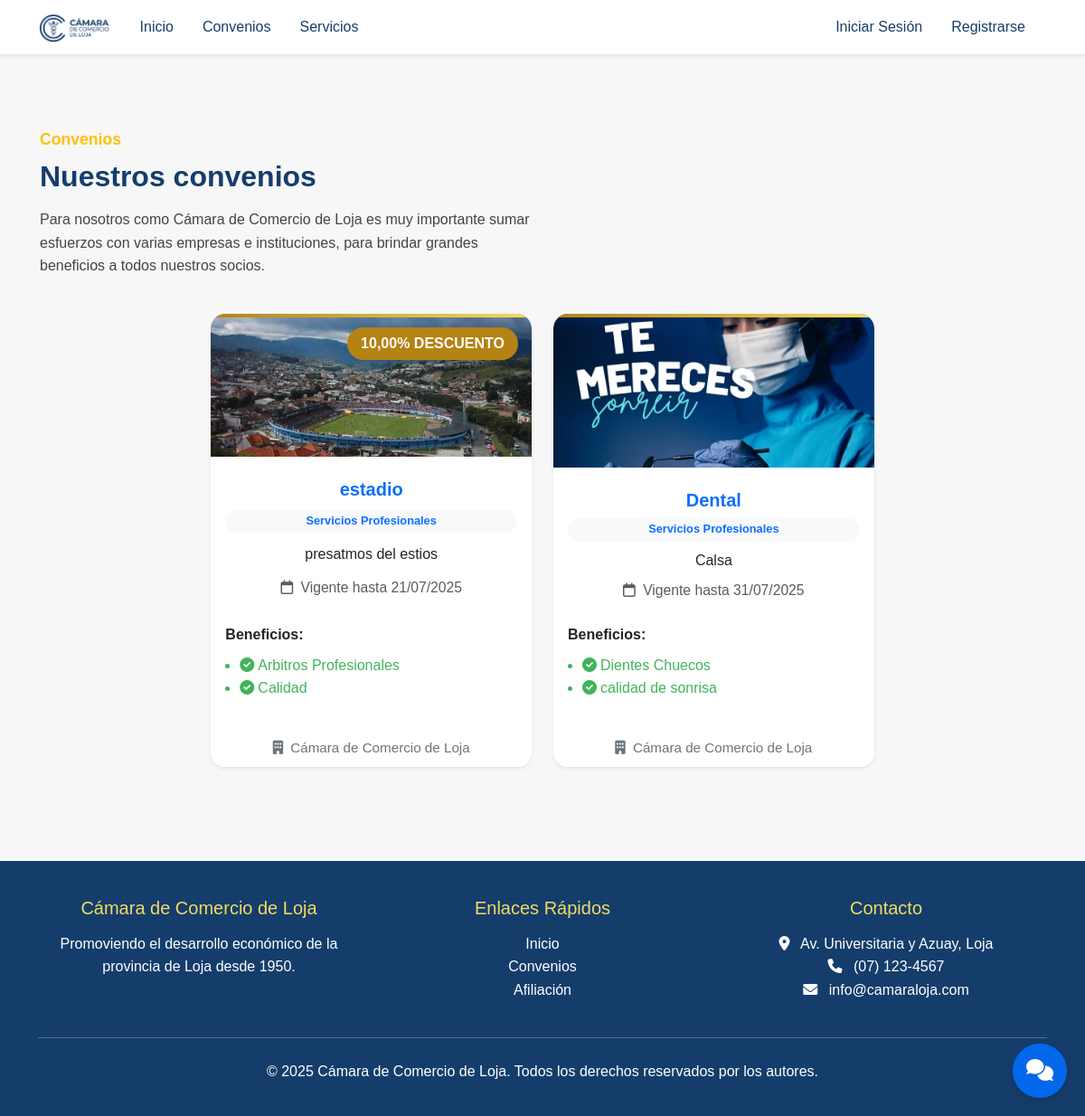
/convenios/, run on an earlier commit of the app's database.
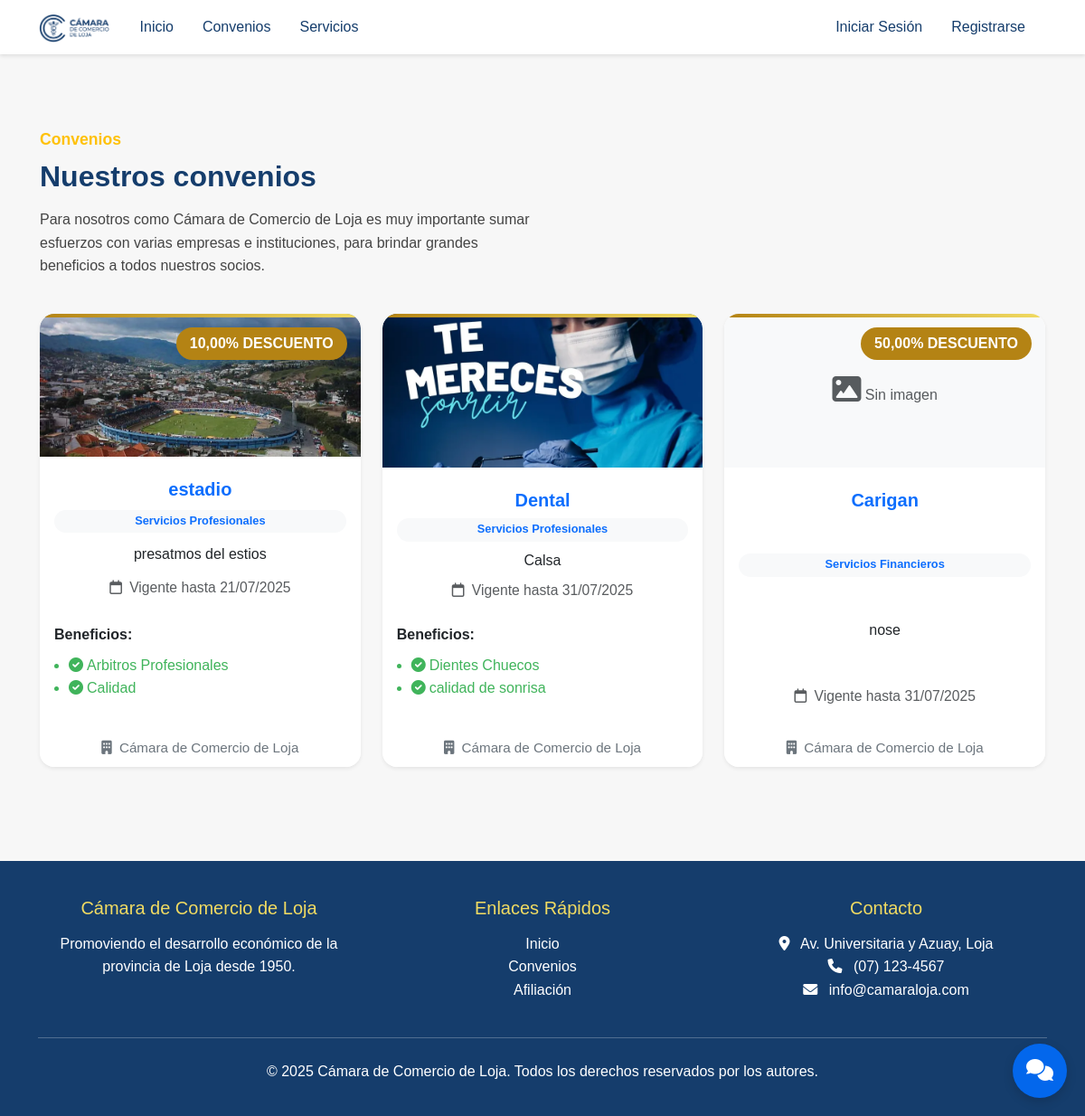
And on a later commit of the database.
### camara/models.py (models this page shows, shortened)
class Convenio(models.Model):
    CATEGORIA_CHOICES = [
        ('financieros', 'Servicios Financieros'),
        ('turismo', 'Turismo y Hotelería'),
        ('profesionales', 'Servicios Profesionales'),
        ('graficos', 'Servicios Gráficos'),
    ]
    nombre = models.CharField(max_length=255)
    descripcion = models.TextField(null=True, blank=True)
    imagen = models.ImageField(upload_to='convenios/', null=True, blank=True)
    fecha_fin = models.DateField(null=True, blank=True)
    categoria = models.CharField(
        max_length=20,
        choices=CATEGORIA_CHOICES,
        default='financieros'
    )
    tiene_descuento = models.BooleanField(default=False)  # Nuevo campo
    porcentaje_descuento = models.DecimalField(max_digits=5, decimal_places=2, null=True, blank=True)  # Nuevo campo

class Beneficio(models.Model):
    convenio = models.ForeignKey(Convenio, on_delete=models.SET_NULL, null=True)
    descripcion = models.TextField(null=True, blank=True)

### camara/views.py (the view)
# urls.py: path('convenios/', views.convenios, name='convenios'),
def convenios(request):
    convenios = Convenio.objects.all()
    return render(request, 'vista_publica/convenios.html', {'convenios': convenios})

### camara/template/vista_publica/convenios.html (shortened to what this page needs)
{% extends "master.html" %}
{% load static %}
{% block content %}
<div class="container mt-5">
    <div class="row align-items-center mb-4">
        <div class="col-md-6">
            <span class="convenios-subtitulo">Convenios</span>
            <h2 class="convenios-titulo mt-2">Nuestros convenios</h2>
            <p class="convenios-descripcion mt-3">
                Para nosotros como Cámara de Comercio de Loja es muy importante sumar esfuerzos con varias empresas e
                instituciones, para brindar grandes beneficios a todos nuestros socios.
            </p>
        </div>
    </div>
    <div class="row justify-content-center">
        {% for convenio in convenios %}
        <div class="col-md-4 mb-4 d-flex align-items-stretch">
            <div class="card shadow-sm h-100 w-100 border-0 rounded-4 card-convenio position-relative">
                {% if convenio.imagen %}
                <img src="{{ convenio.imagen.url }}" alt="{{ convenio.nombre }}" class="card-img-top rounded-top-4"
                    style="max-height:170px;object-fit:cover;">
                {% else %}
                <div class="card-img-top bg-light d-flex align-items-center justify-content-center rounded-top-4"
                    style="height:170px;">
                    <span class="text-muted"><i class="fas fa-image fa-2x"></i> Sin imagen</span>
                </div>
                {% endif %}
                {% if convenio.tiene_descuento and convenio.porcentaje_descuento %}
                <span class="discount-badge">{{ convenio.porcentaje_descuento }}% DESCUENTO</span>
                {% endif %}
                <div class="card-body text-center d-flex flex-column justify-content-between">
                    <h5 class="card-title mt-2 fw-bold text-primary">{{ convenio.nombre }}</h5>
                    <span class="badge bg-light text-primary mb-2">
                        {{ convenio.get_categoria_display }}
                    </span>
                    <p class="card-text mb-2">{{ convenio.descripcion }}</p>
                    {% if convenio.fecha_fin %}
                    <div class="text-muted mb-2" style="font-size:0.98em;">
                        <i class="fa-regular fa-calendar me-1"></i>
                        Vigente hasta {{ convenio.fecha_fin|date:"d/m/Y" }}
                    </div>
                    {% endif %}
                    {% with beneficios=convenio.beneficio_set.all %}
                    {% if beneficios %}
                    <div class="mt-3 text-start">
                        <strong>Beneficios:</strong>
                        <ul class="ps-3" style="margin-top:8px;">
                            {% for beneficio in beneficios %}
                            <li style="color:#40b45b;">
                                <i class="fas fa-check-circle me-1"></i>{{ beneficio.descripcion }}
                            </li>
                            {% endfor %}
                        </ul>
                    </div>
                    {% endif %}
                    {% endwith %}
                </div>
                <div class="card-footer bg-white border-0 text-center">
                    <span class="text-secondary" style="font-size:0.95em;">
                        <i class="fas fa-building me-1"></i> Cámara de Comercio de Loja
                    </span>
                </div>
            </div>
        </div>
        {% empty %}
        <div class="col-12">
            <div class="alert alert-info text-center">No hay convenios registrados.</div>
        </div>
        {% endfor %}
    </div>
</div>
{% endblock %}

### camara/template/master.html (shortened to what this page needs)
{% load static %}
<!DOCTYPE html>
<html lang="es">
<head>
    <link href="https://cdn.jsdelivr.net/npm/bootstrap@5.3.0/dist/css/bootstrap.min.css" rel="stylesheet">
    <link href="https://cdnjs.cloudflare.com/ajax/libs/font-awesome/6.0.0/css/all.min.css" rel="stylesheet">
    <link rel="stylesheet" href="{% static 'css/style.css' %}">
</head>
<body>
    <nav class="navbar navbar-expand-lg navbar-custom">
        <div class="container">
            <a class="navbar-brand" href="{% url 'home' %}">
                <img src="{% static 'img/logo.png' %}" alt="Logo" class="logo-img me-2" style="height:32px;vertical-align:middle;">
            </a>
            <div class="collapse navbar-collapse" id="navbarNav">
                <ul class="navbar-nav me-auto">
                    {% if user.is_authenticated and user.is_superuser %}
                        <li class="nav-item">
                            <a class="nav-link" href="{% url 'admin_home' %}">Panel Admin</a>
                        </li>
                        <li class="nav-item">
                            <a class="nav-link" href="{% url 'admin_convenios_list' %}">Gestionar Convenios</a>
                        </li>
                        <li class="nav-item">
                            <a class="nav-link" href="{% url 'admin_servicios_list' %}">Gestionar Servicios</a>
                        </li>
                        <li class="nav-item">
                            <a class="nav-link" href="{% url 'admin_notificacion' %}">Notificaciones</a>
                        </li>
                        <li class="nav-item">
                            <a class="nav-link" href="{% url 'admin_reservas_list' %}">Reservas</a>
                        </li>
                    {% else %}
                        <li class="nav-item">
                            <a class="nav-link" href="{% url 'home' %}">Inicio</a>
                        </li>
                        <li class="nav-item">
                            <a class="nav-link" href="{% url 'convenios' %}">Convenios</a>
                        </li>
                        <li class="nav-item">
                            <a class="nav-link" href="{% url 'servicios_publicos' %}">Servicios</a>
                        </li>
                    {% endif %}
                </ul>
                <ul class="navbar-nav">
                    {% if user.is_authenticated %}
                        {% if user.is_superuser or user.is_staff %}
                            <li class="nav-item dropdown">
                                <a class="nav-link dropdown-toggle" href="#" id="navbarDropdownAdmin" role="button" data-bs-toggle="dropdown">
                                    <i class="fas fa-user-shield me-1"></i>{{ user.nombre|default:user.first_name|default:user.username }}
                                </a>
                                <ul class="dropdown-menu">
                                    <li><a class="dropdown-item" href="/admin/">Panel Admin</a></li>
                                    <li><hr class="dropdown-divider"></li>
                                    <li><a class="dropdown-item" href="{% url 'logout' %}">Cerrar Sesión</a></li>
                                </ul>
                            </li>
                        {% else %}
                            <li class="nav-item dropdown">
                                <a class="nav-link dropdown-toggle" href="#" id="navbarDropdown" role="button" data-bs-toggle="dropdown">
                                    <i class="fas fa-user me-1"></i>{{ user.nombre|default:user.first_name|default:user.username }}
                                </a>
                                <ul class="dropdown-menu">
                                    <li><a class="dropdown-item" href="{% url 'perfil_usuario' %}">Mi Perfil</a></li>
                                    <li><a class="dropdown-item" href="{% url 'historial_reservas' %}">Mis Reservas</a></li>
                                    <li><a class="dropdown-item" href="{% url 'notificaciones' %}">Notificaciones</a></li>
                                    <li><hr class="dropdown-divider"></li>
                                    <li><a class="dropdown-item" href="{% url 'logout' %}">Cerrar Sesión</a></li>
                                </ul>
                            </li>
                        {% endif %}
                    {% else %}
                        <li class="nav-item">
                            <a class="nav-link" href="{% url 'login' %}">Iniciar Sesión</a>
                        </li>
                        <li class="nav-item">
                            <a class="nav-link" href="{% url 'registro' %}">Registrarse</a>
                        </li>
                    {% endif %}
                </ul>
            </div>
        </div>
    </nav>
    <main>
        {% block content %}{% endblock %}
    </main>
    <footer class="footer mt-5">
        <div class="container">
            <div class="row">
                <div class="col-md-4">
                    <h5>Cámara de Comercio de Loja</h5>
                    <p>Promoviendo el desarrollo económico de la provincia de Loja desde 1950.</p>
                </div>
                <div class="col-md-4">
                    <h5>Enlaces Rápidos</h5>
                    <ul class="list-unstyled">
                        <li><a href="{% url 'home' %}">Inicio</a></li>
                        <li><a href="{% url 'convenios' %}">Convenios</a></li>
                        <li><a href="{% url 'registro' %}">Afiliación</a></li>
                    </ul>
                </div>
                <div class="col-md-4">
                    <h5>Contacto</h5>
                    <p>
                        <i class="fas fa-map-marker-alt me-2"></i>
                        Av. Universitaria y Azuay, Loja<br>
                        <i class="fas fa-phone me-2"></i>
                        (07) 123-4567<br>
                        <i class="fas fa-envelope me-2"></i>
                        info@camaraloja.com
                    </p>
                </div>
            </div>
            <hr class="my-4">
            <div class="text-center">
                <p>&copy; 2025 Cámara de Comercio de Loja. Todos los derechos reservados por los autores.</p>
            </div>
        </div>
    </footer>
    <button id="chatbot-toggle" class="chatbot-toggle" title="Asistente Virtual">
        <i class="fas fa-comments"></i>
    </button>
</body>
</html>

### camara/static/css/style.css (style rules this page uses)
:root { --color-logo: #153D6C; --color-azul-brillante: #0367EC; --color-dorado: #B48314; --color-amarillo-claro: #F1DB62; --color-blanco: #FFFFFF; --color-gris-claro: #F8F9FA; --color-gris: #6C757D; --color-oscuro: #212529; }
* { margin: 0; padding: 0; box-sizing: border-box; }
body { font-family: 'Segoe UI', Tahoma, Geneva, Verdana, sans-serif; line-height: 1.6; color: var(--color-oscuro); background-color: var(--color-gris-claro); }
body { font-family: Arial, sans-serif; background: #f7f7f7; margin: 0; padding: 0; }
nav a { color: #fff; margin-right: 1em; text-decoration: none; }
main { padding: 2em; }
footer { background: #003366; color: #fff; text-align: center; padding: 1em; }
h2 { color: #003366; }
.navbar-brand { font-weight: bold; color: var(--color-logo) !important; }
.navbar-custom { background-color: var(--color-blanco); box-shadow: 0 2px 4px rgba(0,0,0,0.1); }
.navbar-custom .navbar-nav .nav-link { color: var(--color-logo); font-weight: 500; transition: color 0.3s ease; }
.card { border: none; border-radius: 15px; box-shadow: 0 4px 6px rgba(0,0,0,0.1); transition: all 0.3s ease; overflow: hidden; }
.card-convenio { position: relative; overflow: hidden; }
.card-convenio::before { content: ''; position: absolute; top: 0; left: 0; right: 0; height: 4px; background: linear-gradient(90deg, var(--color-dorado), var(--color-amarillo-claro)); }
.discount-badge { position: absolute; top: 15px; right: 15px; background-color: var(--color-dorado); color: var(--color-blanco); padding: 5px 15px; border-radius: 20px; font-weight: bold; }
.chatbot-toggle { position: fixed; bottom: 20px; right: 20px; background-color: var(--color-azul-brillante); color: var(--color-blanco); border: none; border-radius: 50%; width: 60px; height: 60px; font-size: 1.5rem; box-shadow: 0 4px 12px rgba(0,0,0,0.15); transition: all 0.3s ease; z-index: 1000; }
.convenios-subtitulo { color: #ffc107; font-weight: 600; font-size: 1.1rem; }
.convenios-titulo { color: #153D6C; font-weight: bold; }
.convenios-descripcion { color: #444; font-size: 1rem; }
.footer { background-color: var(--color-logo); color: var(--color-blanco); padding: 40px 0 20px; margin-top: 50px; }
.footer h5 { color: var(--color-amarillo-claro); margin-bottom: 15px; }
.footer a { color: var(--color-blanco); text-decoration: none; transition: color 0.3s ease; }
.badge { font-size: 0.8em; padding: 0.5em 1em; border-radius: 20px; }

What changed in the data, as far as the page shows it:
added Convenio: imagen "Sin imagen", porcentaje_descuento "50,00", nombre "Carigan", categoria "Servicios Financieros", descripcion "nose", fecha_fin "31/07/2025"
